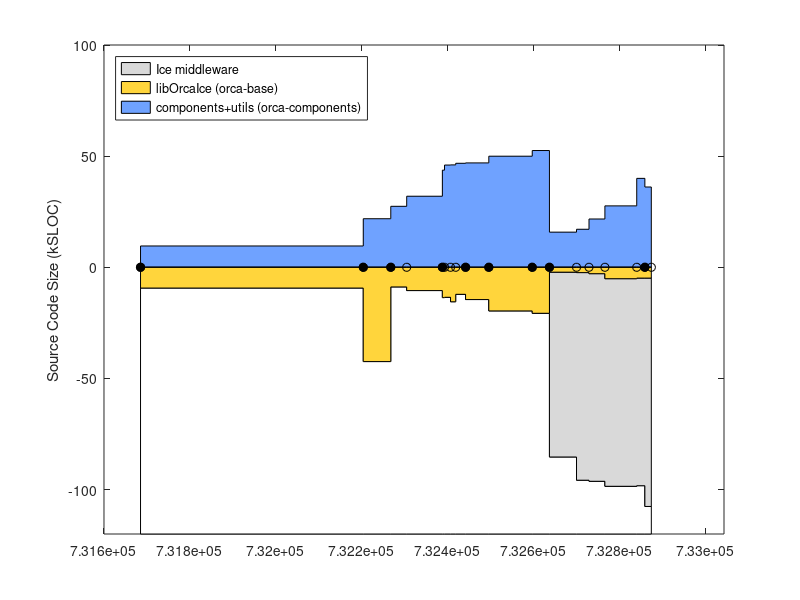

The MATLAB script that drew this image: (Note: this script raises an error after producing the figure.)
% keep track of orca project size using sloccount
clear all

% include/* except: include/{Freeze IceSSL IcePatch2}
% src/{Ice Slice IceGrid icecpp IceStorm slice2cpp IceUtil IceBox IceXML}
Sice212 = [
(7842-1000) + (22093+18419+11499+10568+4392+4200+4252+567+316)
];
Sice301 = [
(8164-1000) + (23018+19384+19169+10596+4479+4343+4308+622+319)
];
% this is just a placeholder
Sice310 = 1.1*Sice301;

% for comparison, ASN
Dasn = [90433   3060447];

% indeces
iyy=1;
imm=2;
idd=3;
iver=4;
isub=5;
ibase=6;
icomp=7;

Sorca = [ ...
% YY    MM  DD  ?   SUB     BASE     COMP             VERSION
% 0.8.6: a single distro, divide in halves arbitrarily
2003    4   14  1   0       18930/2 18930/2;          % 0.8.6 (last change in doc/ChangeLog
% BASE: orca-base
% COMP: orca-components
2004    9   13  1   0       42543   21726;            % 0.11.0
2004    11  16  1   0       8963    27310;            % 0.12.0
2004    12  23  0   0       10596   31845;            % 0.12.1
2005    3  16   1   0       13767   43576;            % 0.13.0
2005    3  21   0   0       13620   45874;            % 0.13.1
2005    4   4   0   0       15630   45944;            % 0.13.2
2005    4   16  0   0       12283   46666;            % 0.13.3
2005    5   9   1   0       14639   46837;            % 0.14.0
2005    7   2   1   0       19751   49854;            % 0.15.0
2005    10  11  1   0       20818   52408;            % 1.0.0
% BASE: just orcaice; should include interfaces/slice but can't
% COMP: comp + util - orcaice 
2005    11  20  1   Sice212 2320    9226+8781-2320;   % 2.0.0-rc1
2006    1   22  0   Sice301 2511    9801+9695-2511;   % 2.0.0-rc2
2006    2   20  0   Sice301 2998    9867+14734-2998;  % 2.0.0-rc3
2006    3   29  0   Sice301 5250    14625+18131-5250; % 2.0.0-rc4
2006    6   11  0   Sice301 4985    19999+24867-4985; % 2.0.0-rc5
2006    6   30  1   Sice310 4985    19999+20984-4985; % 2.0.0
2006    7   15  0   Sice310 4985    19999+20984-4985; % 2.0.1
];
Torca = datenum(Sorca(:,iyy),Sorca(:,imm),Sorca(:,idd));

Vorca ={'0.8.6', '0.11.0', '0.12.0', '0.12.1', '0.13.0', '0.13.1', '0.13.2', '0.13.3', '0.14.0', '0.15.0', '1.0.0', ...
    '2.0.0-rc1', '2.0.0-rc2', '2.0.0-rc3', '2.0.0-rc4', '2.0.0-rc5', '2.0.0', '2.0.1' }';

% 2nd digit releases
i2 = (Sorca(:,iver)==1);
Torca2 = Torca(i2);
Vorca2 = Vorca(i2);

Splayer = [ 
% YY    MM  DD  ?   SUB     BASE                COMP           VERSION
% BASE: (server-drivers)+client_libs
% COMP: drivers + utils
2002    12 04   1  0    (17331-12037)+9188      12037+2685;    % 1.3.1
2003    7  15   1  0    (30452-24334)+12458      24334+3064;    % 1.4rc1
2003    12 07   1  0    (37378-30947)+13110     30947+9633;    % 1.4rc2
2004    5  31   1  0    (49225-42643)+13664     42643+3550;    % 1.5
2004    11 12   1  0    (50758-43190)+13545     43190+4479;    % 1.6
2005    1  31   0  0    (52069-44517)+13576     44517+4662;    % 1.6.2
2005    7  28   0  0    (53348-45686)+14300     45686+5188;    % 1.6.5
% BASE: (libplayercore-./bindings/java/net) + client_libs + (libplayertcp-./bindings/java)
% note: libplayerxdr is autogenerated
% COMP: server + utils
2005    10 25   0  0    (4866-0)+7560+(1391-0)  46474+5725      % 2.0pre7
2006    2  28   1  0    (52739-20157)+8513+(2740-1291)  48764+5940 % 2.0.0
2006    3  25   1  0    (53957-20592)+8909+(2740-1291)  47069+5964 % 2.0.1
2006    6  9    1  0    (56741-21756)+9575+(2767-1319)  51983+9438 % 2.0.2
];
Tplayer = datenum(Splayer(:,1),Splayer(:,2),Splayer(:,3));

%  Player v. 2.0.2
%  56741   libplayercore   cpp=33113,java=21756,ansic=1692,python=180
%  51983   server          cpp=42391,ansic=9592
%  9575    client_libs     ansic=5053,cpp=4300,python=222
%  9438    utils           ansic=5310,cpp=3971,python=157
%  8357    top_dir         sh=8357
%  7053    libplayerxdr    ansic=6840,python=213
%  2849    rtk2            ansic=2849
%  2767    libplayertcp    cpp=2383,java=284,ansic=100
%  1352    examples        cpp=1277,ansic=75
%  237     replace         ansic=237
%  205     libplayerjpeg   ansic=205
%  22      doc             sh=19,php=3
%  0       config          (none)

Smax = 120;
d0 = [Torca Torca]'; d0=d0(:); d0(1)=[];
d1 = Smax-Sorca(:,isub)-Sorca(:,ibase); d1 = [d1 d1]'; d1=d1(:); d1(end)=[];
d2 = Sorca(:,isub); d2 = [d2 d2]'; d2=d2(:); d2(end)=[];
d3 = Sorca(:,ibase); d3 = [d3 d3]'; d3=d3(:); d3(end)=[];
d4 = Sorca(:,icomp); d4 = [d4 d4]'; d4=d4(:); d4(end)=[];

figure(1), clf
ha=area( d0, [d1 d2 d3 d4]/1e3, -Smax ); hold on
plot( Torca, 0*Torca, 'k-o' )
h2=plot( Torca2, 0*Torca2, 'ko' );
set(h2,'markerfacecolor','k')
ylabel('Source Code Size (kSLOC)')

set(ha(1),'facecolor',1*[1 1 1]);
set(ha(2),'facecolor',.85*[1 1 1]);
set(ha(3),'facecolor',min(255,[255 153 0]+60)/255);
set(ha(4),'facecolor',min(255,[51 102 255]+60)/255);
ha(1)=[];
legend(ha,'Ice middleware','libOrcaIce (orca-base)','components+utils (orca-components)', 'Location','NorthWest')
%  xlim(datenum([2004;2005],[7;7],[1;1]) )
ylim([-Smax 100])
ax=axis;
xlim( [ax(1) datenum([2006 12 31])] )
ax=axis;
% label releases
mark('x', Torca2 )
i2odd = (1:2:length(Torca2));
ht = text(Torca2(i2odd)+5,.04*ax(4)*ones(length(i2odd),1),Vorca2(i2odd));
set(ht,'fontsize',8)
i2even = (2:2:length(Torca2));
ht = text(Torca2(i2even)+5,.08*ax(4)*ones(length(i2even),1),Vorca2(i2even));
set(ht,'fontsize',8)
datetick( 'x', 12 )
hp = plot( Tplayer, -Splayer(:,ibase)/1e3, 'k--o', Tplayer, Splayer(:,icomp)/1e3, 'k--o' );
set(hp, 'color', .5*[1 1 1] )
hpt = text( Tplayer(2), -Splayer(2,ibase)/1e3-8, 'Player "base"');
set(hpt, 'color', .5*[1 1 1] )
hpt = text( Tplayer(2), Splayer(2,icomp)/1e3-5, 'Player "components"');
set(hpt, 'color', .5*[1 1 1] )
%mark('y', Dasn(1,1)/1e3 );
%text( datenum([2003 5 1]), Dasn(1,1)/1e3, 'ASN')
xlabel('Releases')
title('orca-robotics.sf.net')

ht=text(datenum(2003,7,1),-Smax+10, '* generated using David A. Wheeler`s SLOCCount' );
set(ht,'fontsize',8)

return
wpos = get(gcf,'position')
ppos = get(gcf,'paperposition')
ppos(4) = wpos(4) * ppos(3)/wpos(3);
ppos
set(gcf,'paperposition', ppos );
print -dpng 'release_sloc_hist'

set(gca,'xtick',Torca2, 'xticklabel', v2)
mark('x',2005)
text(2005,0,'2005')
